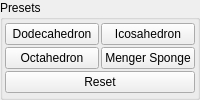
    <widget class="QGroupBox" name="groupBox_2">
     <property name="title">
      <string>Presets</string>
     </property>
     <layout class="QVBoxLayout" name="verticalLayout_5" stretch="0">
      <property name="spacing">
       <number>2</number>
      </property>
      <property name="leftMargin">
       <number>2</number>
      </property>
      <property name="topMargin">
       <number>2</number>
      </property>
      <property name="rightMargin">
       <number>2</number>
      </property>
      <property name="bottomMargin">
       <number>2</number>
      </property>
      <item>
       <layout class="QGridLayout" name="gridLayout_4">
        <item row="1" column="1">
         <widget class="QPushButton" name="pushButton_preset_menger_sponge">
          <property name="sizePolicy">
           <sizepolicy hsizetype="Minimum" vsizetype="Maximum">
            <horstretch>0</horstretch>
            <verstretch>0</verstretch>
           </sizepolicy>
          </property>
          <property name="text">
           <string>Menger Sponge</string>
          </property>
         </widget>
        </item>
        <item row="1" column="0">
         <widget class="QPushButton" name="pushButton_preset_octahedron">
          <property name="sizePolicy">
           <sizepolicy hsizetype="Minimum" vsizetype="Maximum">
            <horstretch>0</horstretch>
            <verstretch>0</verstretch>
           </sizepolicy>
          </property>
          <property name="text">
           <string>Octahedron</string>
          </property>
         </widget>
        </item>
        <item row="0" column="0">
         <widget class="QPushButton" name="pushButton_preset_dodecahedron">
          <property name="sizePolicy">
           <sizepolicy hsizetype="Minimum" vsizetype="Maximum">
            <horstretch>0</horstretch>
            <verstretch>0</verstretch>
           </sizepolicy>
          </property>
          <property name="text">
           <string>Dodecahedron</string>
          </property>
         </widget>
        </item>
        <item row="0" column="1">
         <widget class="QPushButton" name="pushButton_preset_icosahedron">
          <property name="sizePolicy">
           <sizepolicy hsizetype="Minimum" vsizetype="Maximum">
            <horstretch>0</horstretch>
            <verstretch>0</verstretch>
           </sizepolicy>
          </property>
          <property name="text">
           <string>Icosahedron</string>
          </property>
         </widget>
        </item>
        <item row="2" column="0" colspan="2">
         <widget class="QPushButton" name="pushButton_preset_reset">
          <property name="sizePolicy">
           <sizepolicy hsizetype="Minimum" vsizetype="Maximum">
            <horstretch>0</horstretch>
            <verstretch>0</verstretch>
           </sizepolicy>
          </property>
          <property name="text">
           <string>Reset</string>
          </property>
         </widget>
        </item>
       </layout>
      </item>
     </layout>
    </widget>
